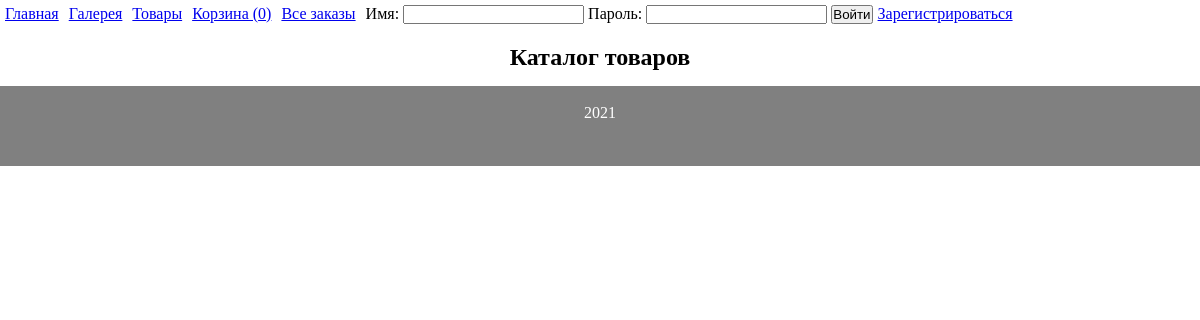
The page /products on the database as committed earlier.
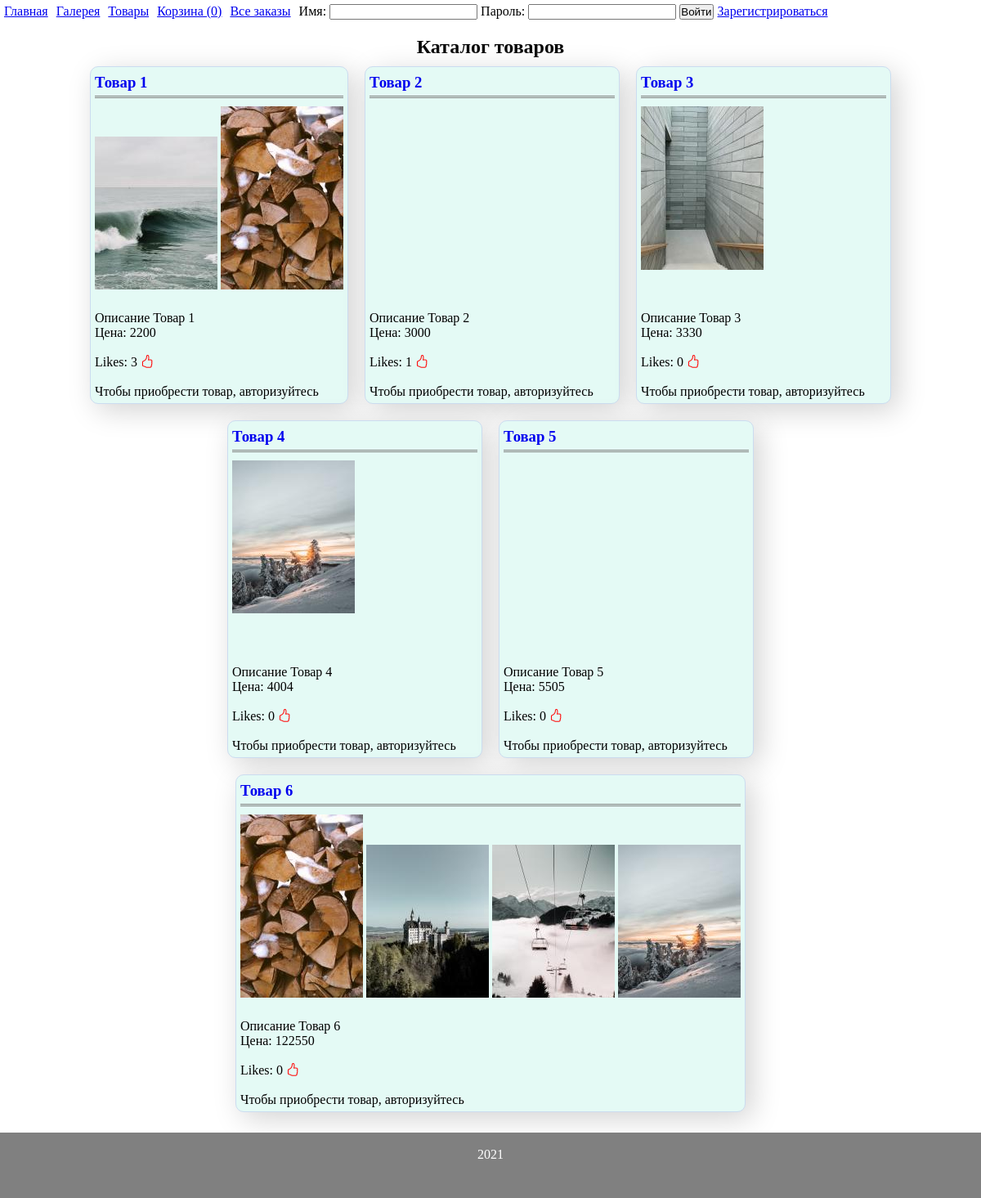
The same page on the database as committed later.
### tables this page shows
CREATE TABLE `products` (
  `id` int(11) NOT NULL,
  `name` mediumtext NOT NULL,
  `description` mediumtext NOT NULL,
  `more_description` text NOT NULL,
  `price` int(11) NOT NULL,
  `likes` int(1) NOT NULL DEFAULT '0'
);

CREATE TABLE `pictures` (
  `id` int(11) NOT NULL,
  `id_products` int(11) NOT NULL,
  `image` mediumtext NOT NULL,
  `size` int(11) NOT NULL
);

### engine/db_connections.php (called while the page is built, shortened)
<?php
function getConnect() {
    static $db = null;
    if (is_null($db)) {
        $db = @mysqli_connect(DB_HOST . ':' . DB_PORT, DB_USERNAME, DB_PASSWORD, DB_DATABASE) or die("Ошибка " . mysqli_connect_error());
    }
    return $db;
}
function getDBRequest($request) {
    $res = @mysqli_query(getConnect(), $request) or die(mysqli_error(getConnect()));
    if ($res === true) {
        $row = true;
    } else if (isset($res->num_rows)) {
        $row = mysqli_fetch_all($res, MYSQLI_ASSOC);
    } else {
        $row = false;
    }
    return $row;
}

### models/users.php (called while the page is built, shortened)
<?
function secUser($user = null) {
    (is_null($user)) ? $user = $_POST['username'] : true;
    return strip_tags(htmlspecialchars(mysqli_real_escape_string(getConnect(), $user)));
}
function is_admin($user) {
    $user = secUser($user);
    $role = getDBRequest("SELECT role FROM users WHERE username='{$user}'")[0];
    return password_verify('admin', $role['role']);
}

### models/products.php (called while the page is built, shortened)
<?php
function getProducts($limit = null) {
    if (is_null($limit)) {
        return getDBRequest('SELECT * FROM products');
    } else {
        return getDBRequest("SELECT * FROM products LIMIT {$limit}");
    }
}
function getPictures() {
    return getDBRequest('SELECT * FROM pictures');
}

### engine/controller.php (called while the page is built, shortened)
<?php
function prepareVariables($url_array) {
    if ($url_array['main_page'] == "") {
        $params['page'] = 'index';
    } else {
        $params['page'] = $url_array['main_page'];
    }
    $params['countP'] = countInBasket(session_id());
    $params['username'] = hasUser($_SESSION['username'])['username'];
    $params['layout'] = 'app';
    switch ($params['page']) {
        case 'products':
            $params['page'] = implode('/', ['catalog', $url_array['main_page']]);
            $params['session'] = session_id();
            $params['products'] = getProducts();
            $params['pictures'] = getPictures();
            break;
    }
    return $params;
}

### templates/catalog/products.php (the view, shortened to what this page needs)
<div class="titlePage">
    <h2>Каталог товаров</h2>
</div>
<div class="productGallery">
    <?php if (!empty($products)):
        foreach ($products as $item): ?>
            <div class="productCard">
                        <a href="/item/<?=$item['id']?>" style="text-decoration: none;">
                                <h3><?=$item['name']?></h3>
                                <div class="productImg">
                                <?php if(!empty($pictures)): ?>
                                    <?php foreach($pictures as $pic): ?>
                                        <?php if($pic['id_products'] == $item['id']): ?>
                                            <img src='/img/products/tmb/<?=$pic['image']?>' width="150" alt="">
                                        <?php endif; ?>
                                    <?php endforeach; ?>
                                <?php endif; ?>
                                </div>
                        </a>
                            <div class="productDescription">
                                <span><?=$item['description']?></span>
                                <span>Цена: <?=$item['price']?></span>
                                <input type="hidden" value="<?=$item['price']?>" name="price"><br>
                                <span>Likes: <span id="<?=$item['id']?>"><?=$item['likes']?></span>
                                <i style="color: red;" class="bi bi-hand-thumbs-up like" data-id="<?=$item['id']?>"></i>
                            </div>
                        <br>
                        <?php if ($username): ?>
                            <button type="submit" class="toBuy" data-id="<?=$item['id']?>" data-price="<?=$item['price']?>">Купить</button>
                        <?php else: ?>
                            <div>Чтобы приобрести товар, авторизуйтесь</div>
                        <?php endif; ?>
            </div>
    <?php endforeach;
        endif; ?>
</div>

### models/menu.php
<?php
function setMenu($arrMenu, $username) {
    $strOut = '<ul>';
        foreach ($arrMenu as $key) {
            if ((isset($key['role']) && is_admin($username)) || !isset($key['role'])) {
                $strOut .= "<li><a href=\"{$key['uri']}\">{$key['title']}</a>";
                if (isset($key['subitems'])) {
                    $strOut .= "<ul>";
                    $strOut .= setMenu($key['subitems'], $username);
                    $strOut .= "</ul>";
                }
                $strOut .= "</li>";
            }
        }
    $strOut .= '</ul>';
    return $strOut;
}

Rows that differ between the two databases and show on the page:
added products: name "Товар 1", description "Описание Товар 1", price "2200", likes "3"
added pictures: image (picture), shown under "Товар 1"
added pictures: image (picture), shown under "Товар 1"
added products: name "Товар 2", description "Описание Товар 2", price "3000", likes "1"
added products: name "Товар 3", description "Описание Товар 3", price "3330", likes "0"
added pictures: image (picture), shown under "Товар 3"
added products: name "Товар 4", description "Описание Товар 4", price "4004", likes "0"
added pictures: image (picture), shown under "Товар 4"
added products: name "Товар 5", description "Описание Товар 5", price "5505", likes "0"
added products: name "Товар 6", description "Описание Товар 6", price "122550", likes "0"
added pictures: image (picture), shown under "Товар 6"
added pictures: image (picture), shown under "Товар 6"
added pictures: image (picture), shown under "Товар 6"
added pictures: image (picture), shown under "Товар 6"
